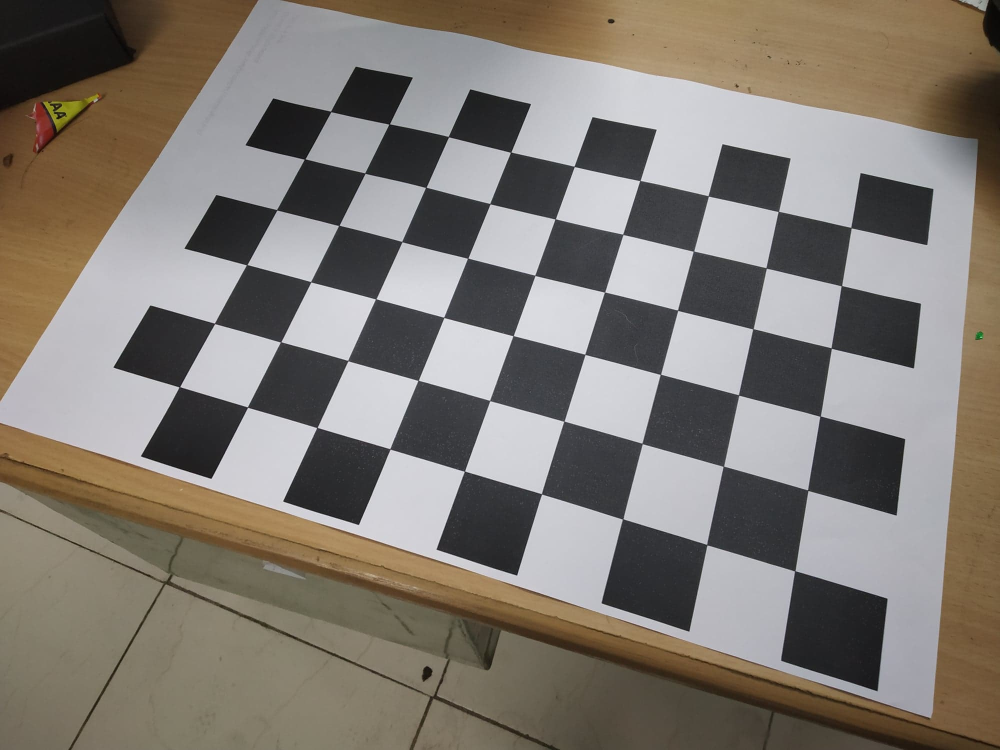
#> input picture CV/Assign1/phone_images_zhang/51024277_554399205036803_8947308869260935168_n.jpg, 2000 x 1500 px (shown at 1/2 size)
$ python contrast.py ../../../CV/Assign1/phone_images_zhang/51024277_554399205036803_8947308869260935168_n.jpg   (older library calls are emulated)
#> lines starting #> are read from the running program, lines starting #| are printed output that depends on the picture
### DIP/Assignment1/src/histogram.py
import matplotlib.pyplot as plt
import numpy as np
import sys
from PIL import Image

def bucket_sort(im_list):
	buckets = np.zeros((256))
	for x in im_list:
		buckets[x] += 1
	return buckets

def histogram(im,new_dim=400, verbose=True):

	try:
		im = im.resize((new_dim,new_dim), Image.ANTIALIAS)
	except:
		pass

	im = np.array(im)
	try:
		w,h,ch = im.shape
	except ValueError:
		w,h = im.shape
		ch = 1
		im = im.reshape((w,h,1))

	hist_list = []
	plot_colors = ['red' , 'green', 'blue']
	for c in range(ch):
		y = bucket_sort(np.reshape(im[:,:,c],(w*h,1)) )
		y = y/(w*h)
		hist_list.append(y)
		if verbose:
			plt.plot(np.arange(0,256,1), y , color=plot_colors[c])
			plt.fill_between(np.arange(0,256,1),y,0, alpha=0.3 , color=plot_colors[c])


	if verbose:
		plt.show()

	return np.array(hist_list)


# [11 lines that do not run on import are left out]

### DIP/Assignment1/src/contrast.py
import matplotlib.pyplot as plt
import numpy as np
import sys
from PIL import Image
from histogram import histogram


if __name__ == "__main__":

	# Get the input
	path = sys.argv[1]
	im = Image.open(path).convert('L')
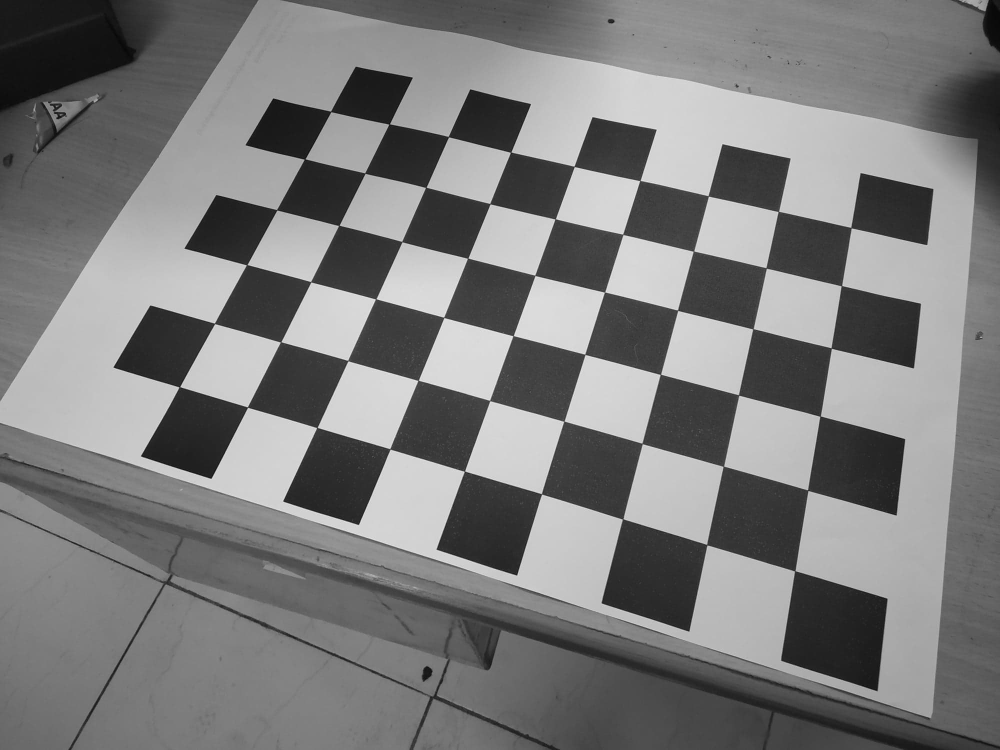
#> im: PIL image 2000x1500 L (shown at 1/2 size); min 0, max 250, mean 123.5
	im = np.array(im)
	im1 = im[:,0:im.shape[1]//2]
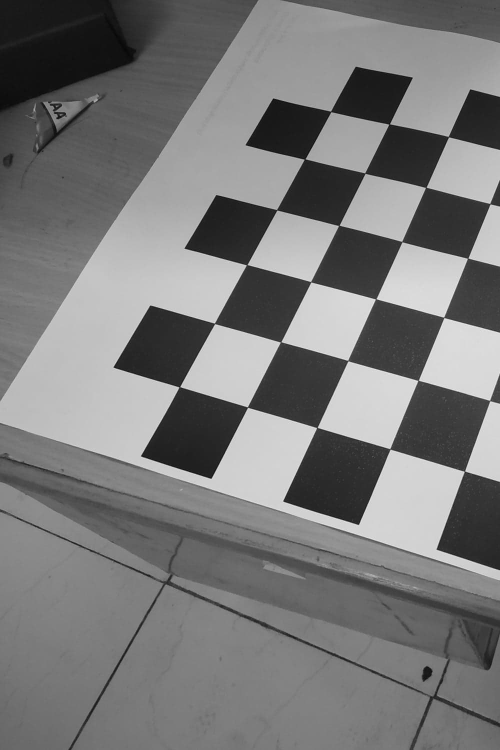
#> im1: shape (1500, 1000) (shown at 1/2 size); min 0, max 250, mean 120.7
	im2 = im[:,im.shape[1]//2+1:im.shape[1]]
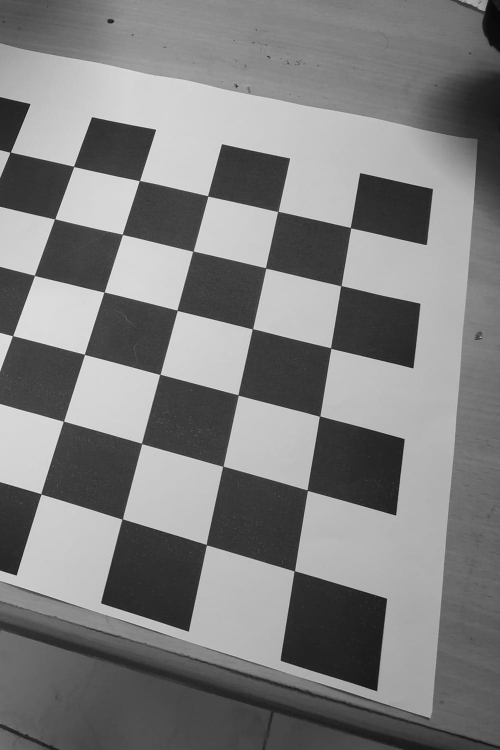
#> im2: shape (1500, 999) (shown at 1/2 size); min 4, max 249, mean 126.2
	# Run the function
	hist1 = histogram(im1,verbose=False)[0]
#> after the loop in histogram, `for c in range(ch):`: hist_list = 1 item
#> hist1 = 256 values, max 0.0194 at index 126, min 0 at index 247, mean 0.00391
	hist2 = histogram(im2,verbose=False)[0]
#> hist2 = 256 values, max 0.0167 at index 211, min 0 at index 0, mean 0.00391

	fig = plt.figure()
	ax11 = fig.add_subplot(2,2,1)
	ax12 = fig.add_subplot(2,2,2)
	ax21 = fig.add_subplot(2,2,3)
	ax22 = fig.add_subplot(2,2,4)

	ax11.plot(np.arange(0,256,1),hist1)
	ax11.set_title("Histogram Low Contrast")
	ax12.imshow(im1, cmap='gray')
	ax12.set_title("Low Contrast")
	ax12.axis('off')

	ax21.plot(np.arange(0,256,1),hist2)
	ax21.set_title("Histogram High Contrast")
	ax22.imshow(im2, cmap='gray')
	ax22.set_title("High Contrast")
	ax22.axis('off')

	plt.show()
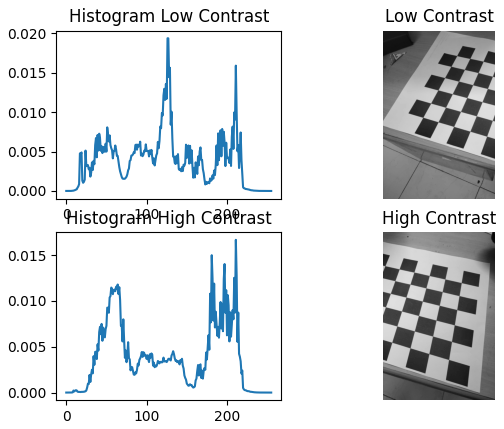
#> figure drawn by matplotlib, 4 panels; panel 1: curve peaks at x = 126, y = 0.0194; panel 3: curve peaks at x = 211, y = 0.0167

$ run again, on CV/Assign1/phone_images_zhang/51141416_225570668393188_7251503975181058048_n.jpg
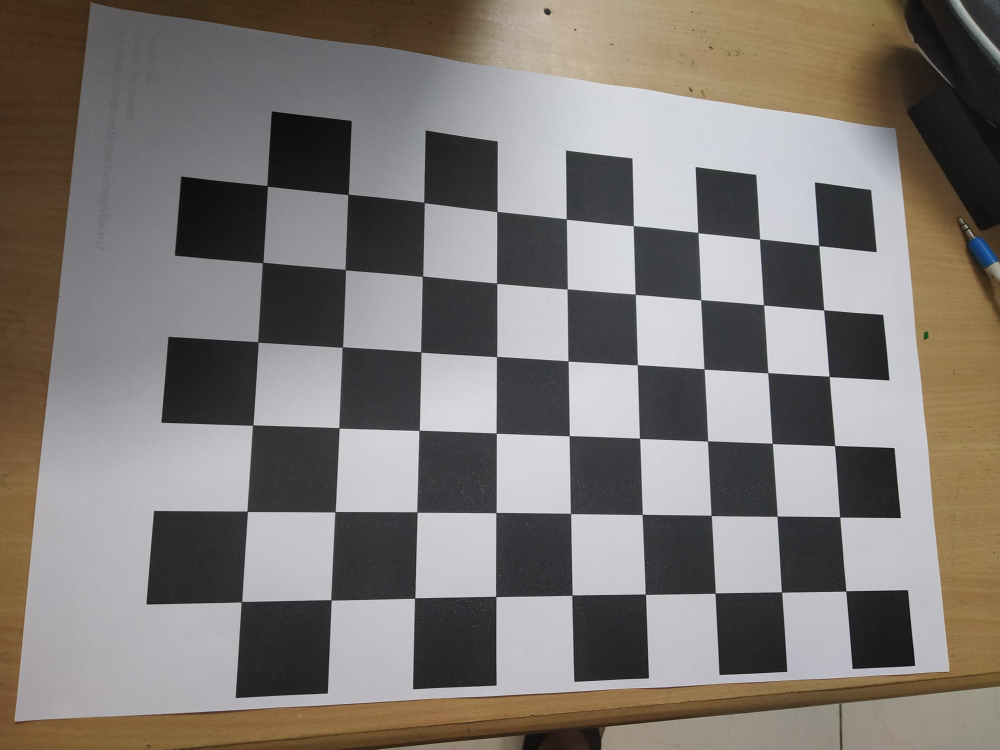
#> input picture CV/Assign1/phone_images_zhang/51141416_225570668393188_7251503975181058048_n.jpg, 2000 x 1500 px (shown at 1/2 size)
#> `im2 = im[:,im.shape[1]//2+1:im.shape[1]]`:
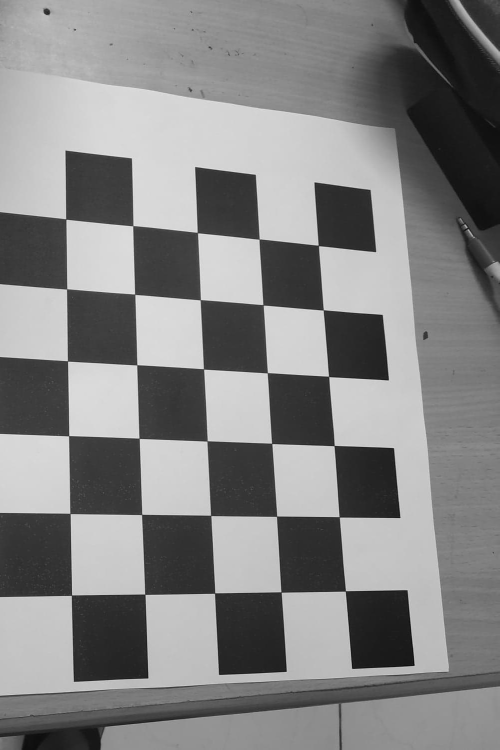
#> im2: shape (1500, 999) (shown at 1/2 size); min 0, max 242, mean 131.6
#> after the loop in histogram, `for c in range(ch):`: hist_list = 1 item
#> hist1 = 256 values, max 0.0196 at index 52, min 0 at index 237, mean 0.00391
#> hist2 = 256 values, max 0.0204 at index 216, min 0 at index 243, mean 0.00391
#> `plt.show()`:
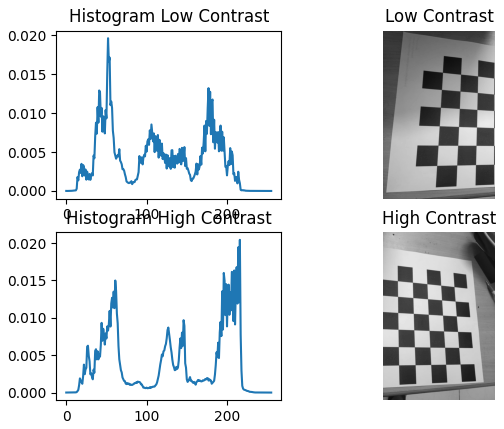
#> figure drawn by matplotlib, 4 panels; panel 1: curve peaks at x = 52, y = 0.0196; panel 3: curve peaks at x = 216, y = 0.0204

$ run again, on CV/Assign1/phone_images_zhang/51145957_328299157787932_6370018115849289728_n.jpg
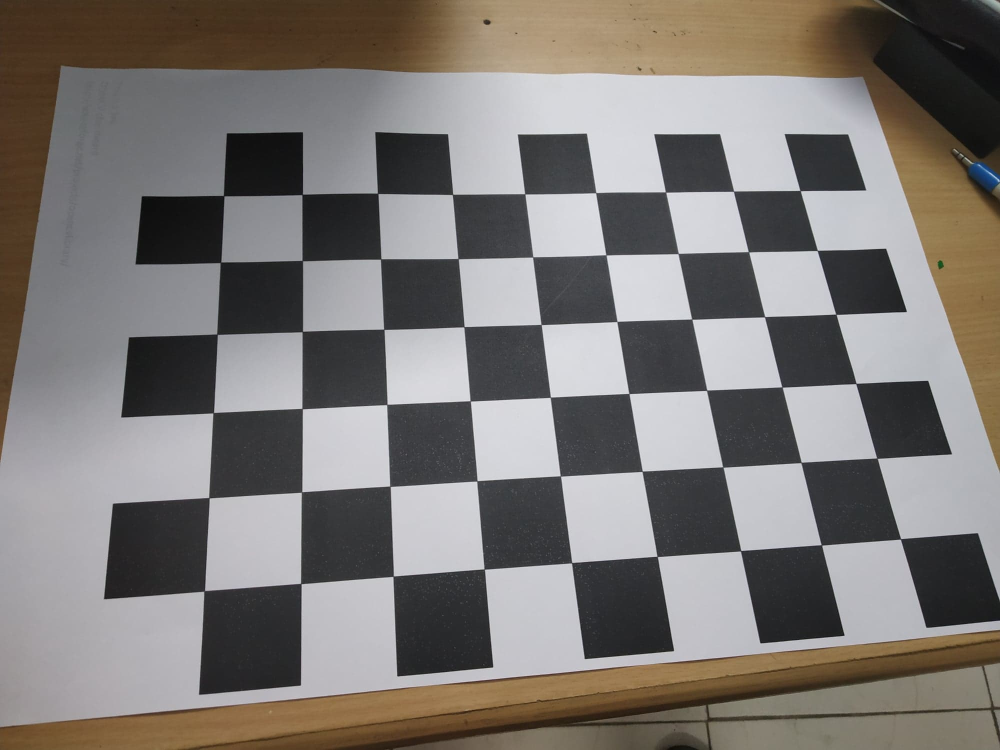
#> input picture CV/Assign1/phone_images_zhang/51145957_328299157787932_6370018115849289728_n.jpg, 2000 x 1500 px (shown at 1/2 size)
#> `im2 = im[:,im.shape[1]//2+1:im.shape[1]]`:
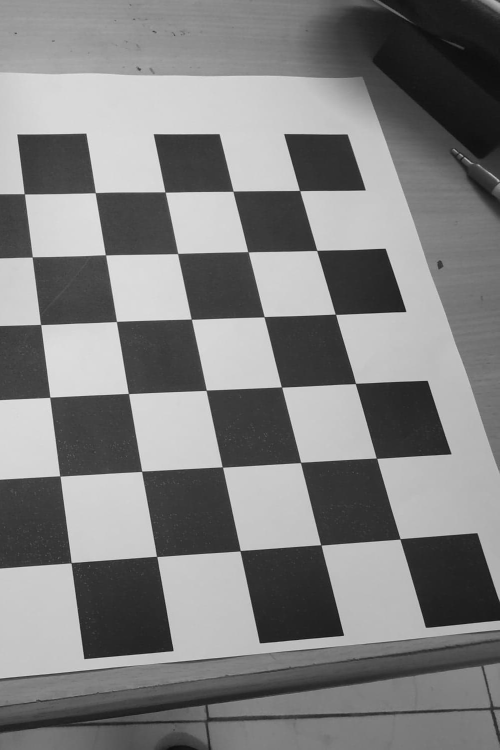
#> im2: shape (1500, 999) (shown at 1/2 size); min 6, max 240, mean 127.9
#> after the loop in histogram, `for c in range(ch):`: hist_list = 1 item
#> hist1 = 256 values, max 0.0219 at index 54, min 0 at index 238, mean 0.00391
#> hist2 = 256 values, max 0.0209 at index 216, min 0 at index 0, mean 0.00391
#> `plt.show()`:
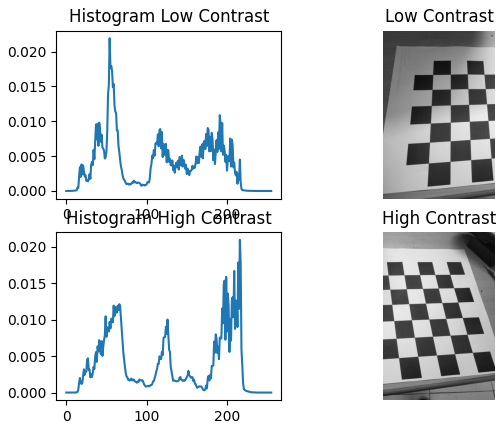
#> figure drawn by matplotlib, 4 panels; panel 1: curve peaks at x = 54, y = 0.0219; panel 3: curve peaks at x = 216, y = 0.0209

$ run again, on CV/Assign1/phone_images_zhang/51392666_371744610292505_2948456647401406464_n.jpg
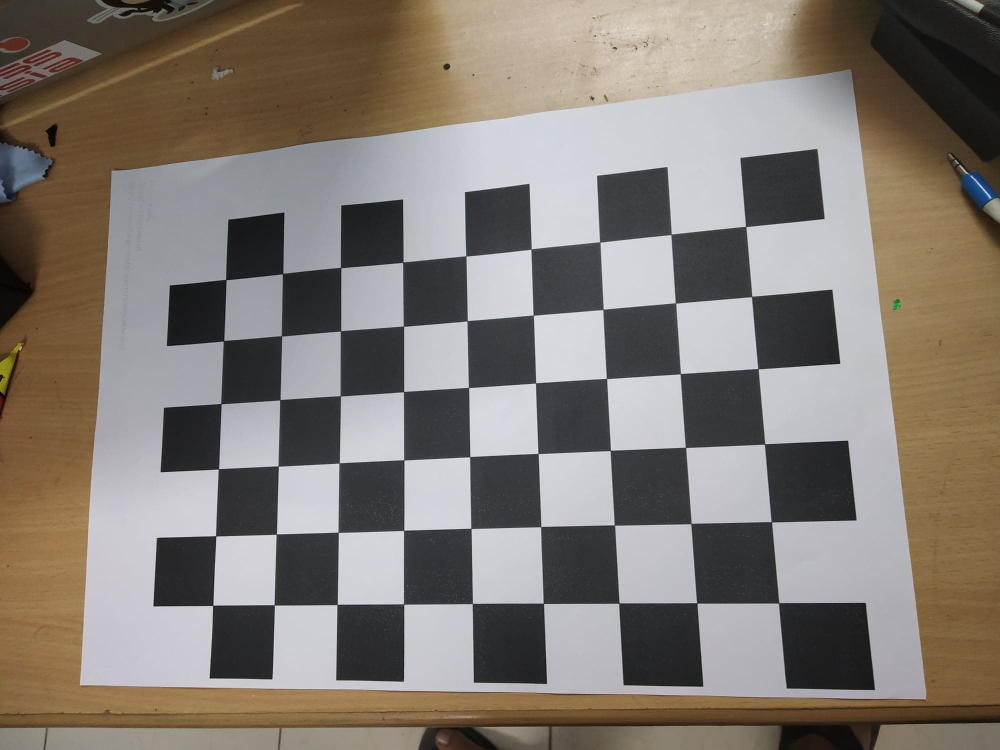
#> input picture CV/Assign1/phone_images_zhang/51392666_371744610292505_2948456647401406464_n.jpg, 2000 x 1500 px (shown at 1/2 size)
#> `im2 = im[:,im.shape[1]//2+1:im.shape[1]]`:
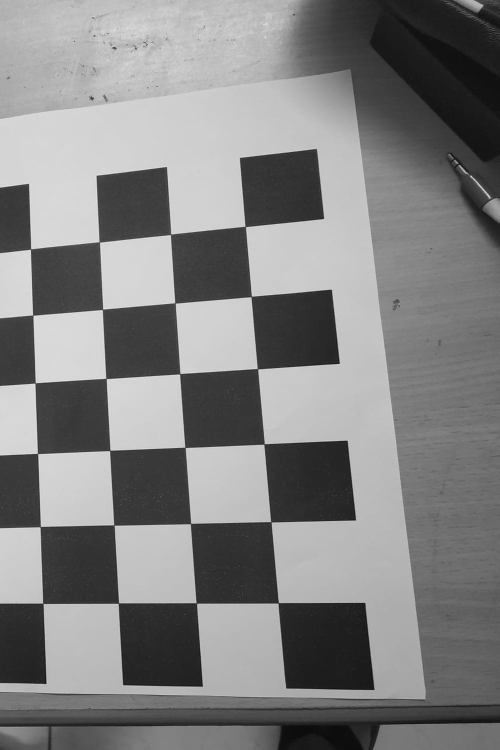
#> im2: shape (1500, 999) (shown at 1/2 size); min 4, max 242, mean 129.4
#> after the loop in histogram, `for c in range(ch):`: hist_list = 1 item
#> hist1 = 256 values, max 0.0167 at index 202, min 0 at index 239, mean 0.00391
#> hist2 = 256 values, max 0.0182 at index 214, min 0 at index 0, mean 0.00391
#> `plt.show()`:
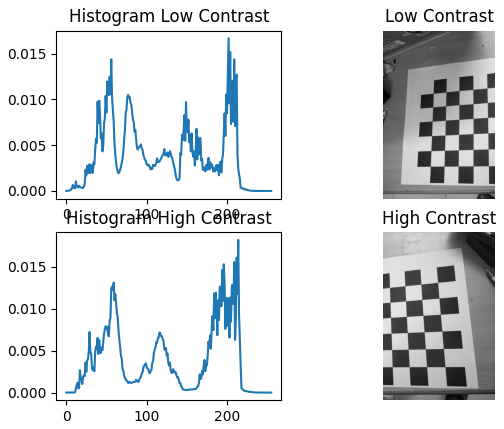
#> figure drawn by matplotlib, 4 panels; panel 1: curve peaks at x = 202, y = 0.0167; panel 3: curve peaks at x = 214, y = 0.0182
